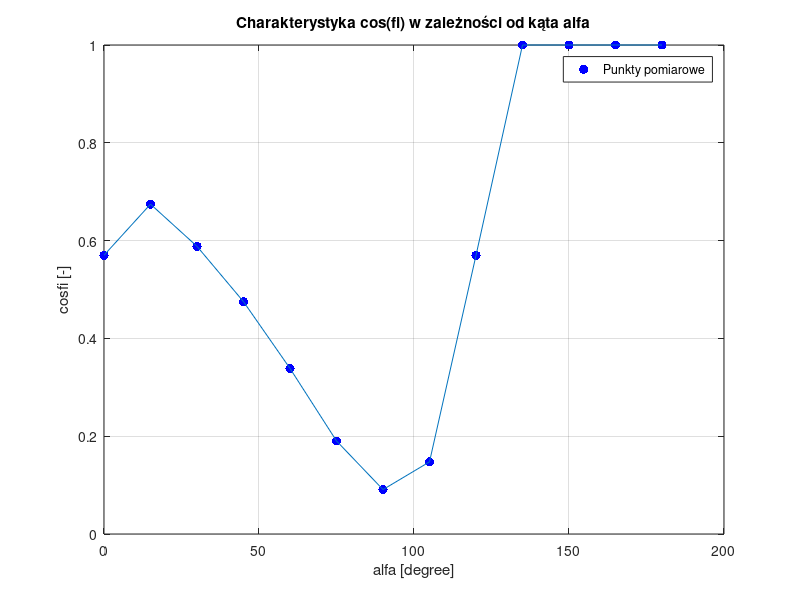

Source code (MATLAB):
clear all
close all
angle=[0	15	30	45	60	75	90	105	120	135	150	165	180];
THD=[0.570045124	0.67453919	0.588244642	0.475095432	0.338608979	0.190322294	0.090845905	0.147526387	0.569757108	1	1	1	1];
figure
plot(angle, THD,'b.', 'MarkerSize', 20);
grid on;
hold on;
plot(angle, THD);
ylabel('cosfi [-]'); 
xlabel('alfa [degree]'); 
title('Charakterystyka cos(fi) w zależności od kąta alfa');
legend('Punkty pomiarowe','Location', 'best');
